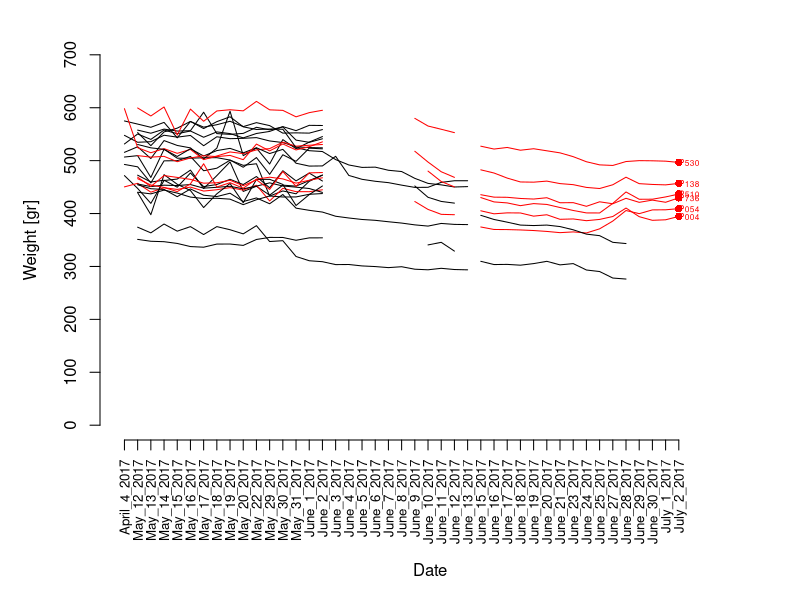

Write R code to recreate this figure.

bw <- read.csv('bird_weights_lab25.csv')
days_labs <- names(bw)[2:length(names(bw))]

# x11(width=5,height=5)
pdf(file='tracking_weights.pdf',width=7,height=6)
par(mar=c(8,5,2,2))
plot(NULL,type='n',xlim=c(1,length(days_labs)*1.1),ylim=c(0,700),
     axes=F,ann=F)
for(r in 1:nrow(bw)){
  col <- 'black'
  if(bw$Bird[r]%in%c('P510','P054','P530',
                     'P736','P004','P138')){
    col <- 'red'
    text(length(days_labs),bw[r,ncol(bw)],bw$Bird[r],col=col,adj=0,cex=.5)
    points(length(days_labs),bw[r,ncol(bw)],pch=16,col=col)
    
  }
  lines(1:length(days_labs),bw[r,days_labs],col=col)
}
axis(2)
axis(1,at=1:length(days_labs),days_labs,las=2,cex.axis=.8)
mtext('Weight [gr]',2,line=3)
mtext('Date',1,line=6)
dev.off()

